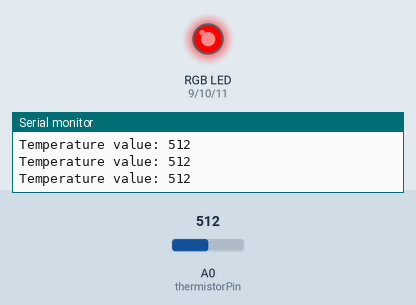
The sketch below on a simulated Arduino Uno, built with avr-gcc and run on an emulated ATmega328P. On the bench: an RGB LED mixed from three pins (HIGH = lit), the last lines printed to the serial monitor. Inputs (shaded band) come from the test bench; at power-on: A0 (thermistorPin) = 512.

Above: at 1.3 s.
1.4 s: A0 (thermistorPin) set to 154
2.9 s: A0 (thermistorPin) set to 138
At 3.5 s:
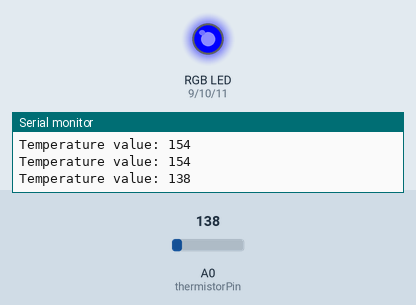
4.5 s: A0 (thermistorPin) set to 119
6.0 s: A0 (thermistorPin) set to 97
At 7.1 s:
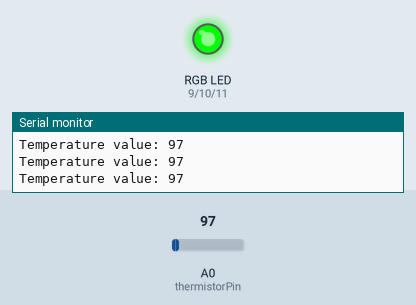
7.5 s: A0 (thermistorPin) set to 120
At 8.3 s:
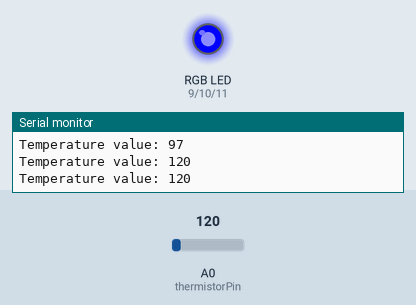
9.0 s: A0 (thermistorPin) set to 100
At 9.5 s:
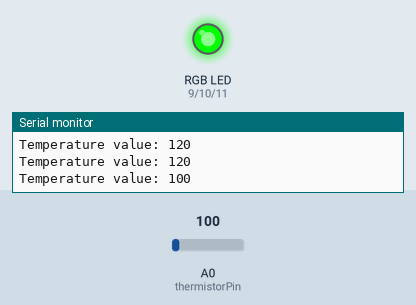
Timing chart, 0 to 11.5 s (numbered marks = the images above; inputs shaded):
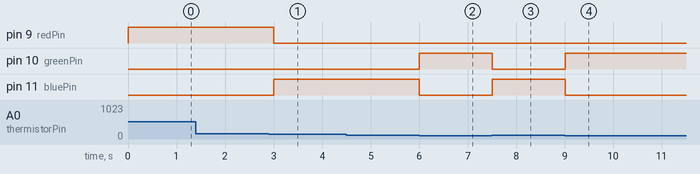

The sketch:

thermistor-rgb.ino
```cpp
int thermistorPin = A0;

// RGB-led
int redPin = 9;
int greenPin = 10;
int bluePin = 11;

int temperatureValue;

void setup()
{
  pinMode(redPin, OUTPUT);
  pinMode(greenPin, OUTPUT);
  pinMode(bluePin, OUTPUT);

  Serial.begin(9600);
}

void loop()
{
  // Read thermistor
  temperatureValue = analogRead(thermistorPin);

  Serial.print("Temperature value: ");
  Serial.println(temperatureValue);

  // LOW temperature
  if (temperatureValue < 110)
  {
    digitalWrite(redPin, LOW);
    digitalWrite(greenPin, HIGH);
    digitalWrite(bluePin, LOW);
  }

  // MEDIUM temperature
  else if (temperatureValue < 145)
  {
    digitalWrite(redPin, LOW);
    digitalWrite(greenPin, LOW);
    digitalWrite(bluePin, HIGH);
  }

  // HIGH temperature
  else
  {
    digitalWrite(redPin, HIGH);
    digitalWrite(greenPin, LOW);
    digitalWrite(bluePin, LOW);
  }

  delay(500);
}
```

Measured:
- the behaviour switches between 145 and 144 on A0 (thermistorPin) (found by bisection; images 0 and 1)
- the behaviour switches between 110 and 109 on A0 (thermistorPin) (found by bisection; images 1 and 2)
- after the input at 2.9 s, pin 9 (redPin): HIGH → LOW after 0.10 s; pin 11 (bluePin): LOW → HIGH after 0.10 s
- after the input at 6.0 s, pin 10 (greenPin): LOW → HIGH at once; pin 11 (bluePin): HIGH → LOW at once
- after the input at 7.5 s, pin 10 (greenPin): HIGH → LOW at once; pin 11 (bluePin): LOW → HIGH at once
- after the input at 9.0 s, pin 10 (greenPin): LOW → HIGH at once; pin 11 (bluePin): HIGH → LOW at once
